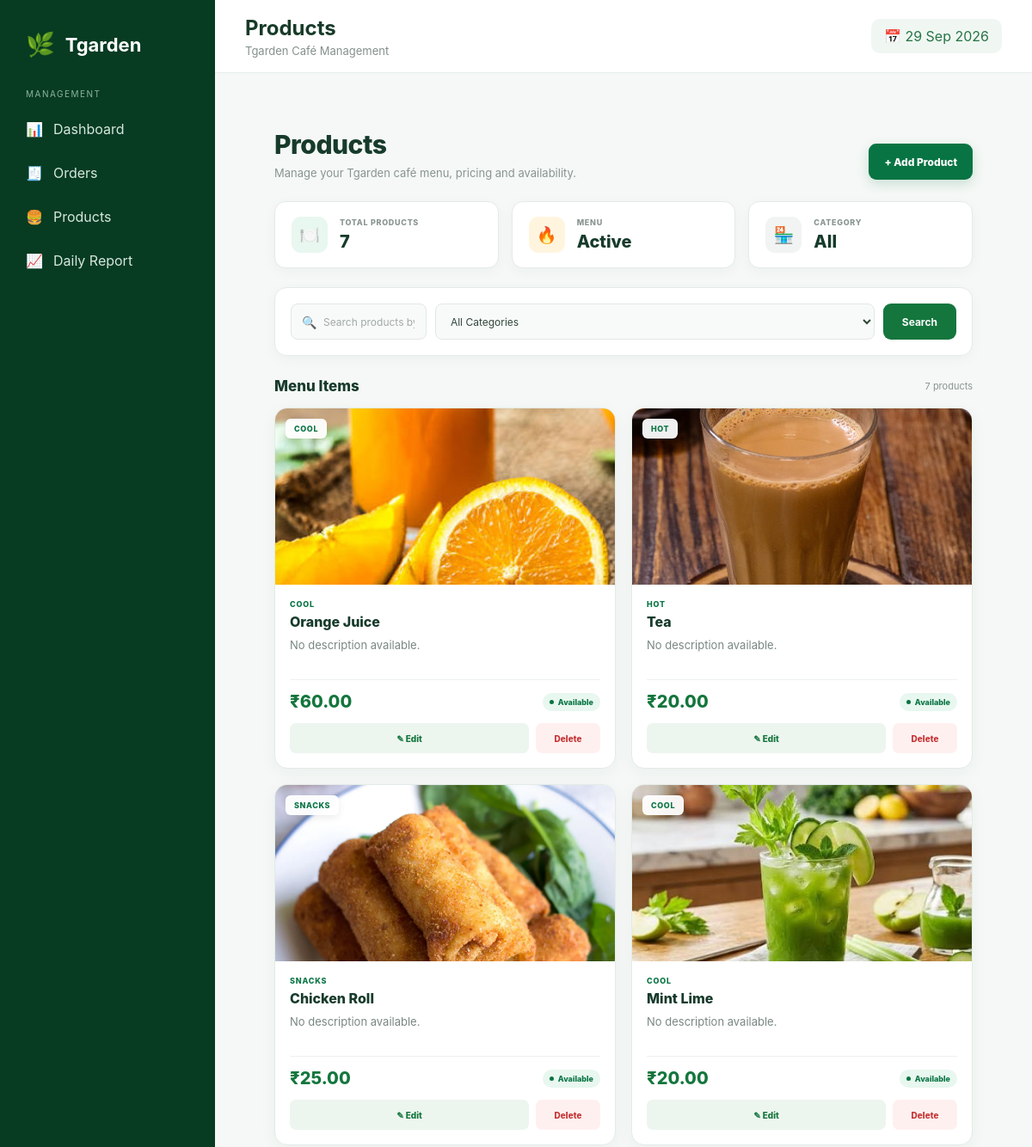
The page /staff/products/ (signed in, upper part) on the database as committed earlier.
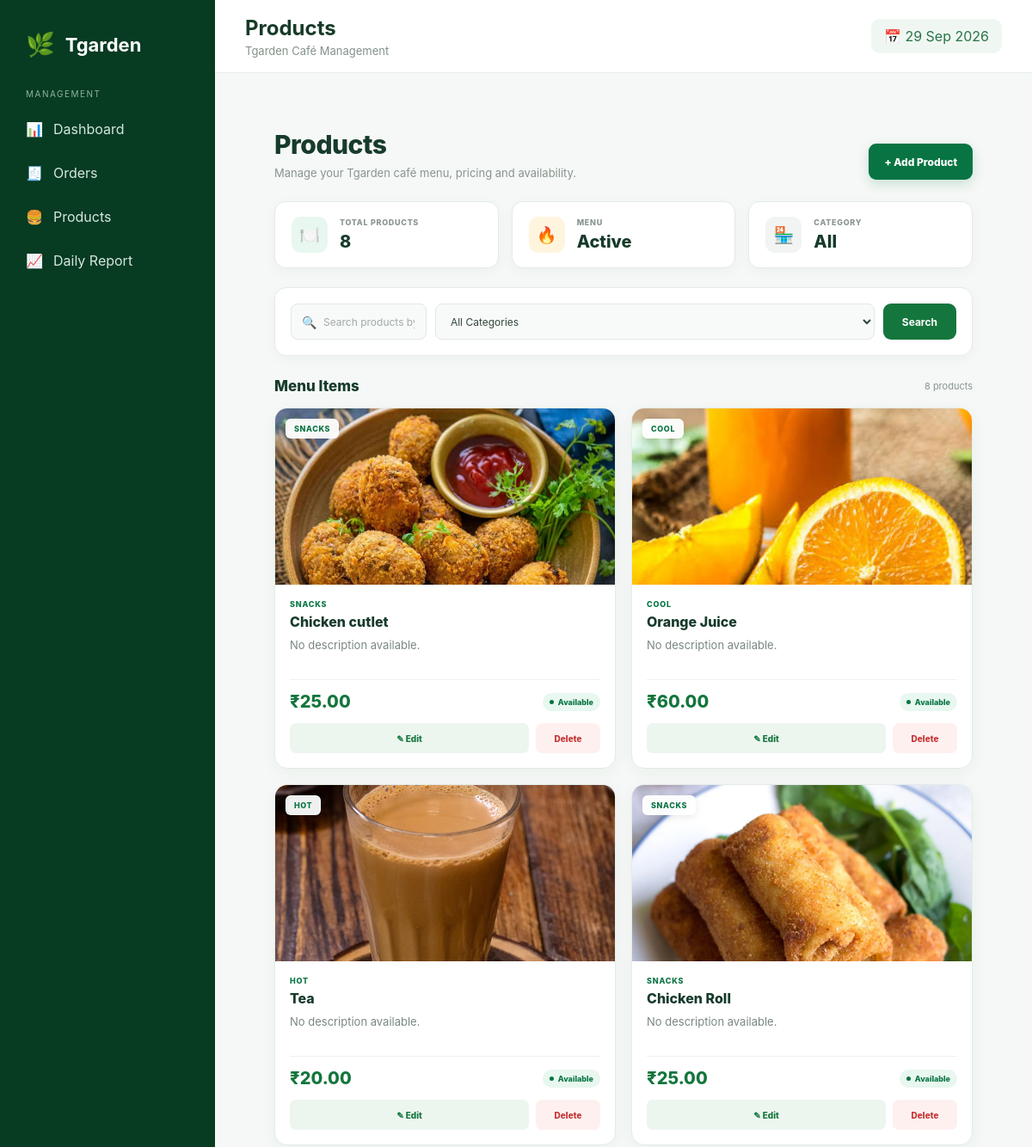
The same page on the database as committed later.
### cafe/models.py (models this page shows, shortened)
class Product(models.Model):
    CATEGORY_CHOICES = [
        ("HOT", "Hot"),
        ("COOL", "Cool"),
        ("SNACKS", "Snacks"),
    ]
    name = models.CharField(
        max_length=200
    )
    description = models.TextField(
        blank=True
    )
    price = models.DecimalField(
        max_digits=10,
        decimal_places=2
    )
    image = models.ImageField(
        upload_to="products/",
        blank=True,
        null=True
    )
    category = models.CharField(
        max_length=20,
        choices=CATEGORY_CHOICES,
        default="SNACKS"
    )
    is_available = models.BooleanField(
        default=True
    )
    created_at = models.DateTimeField(
        auto_now_add=True
    )
    class Meta:
        ordering = ["-created_at"]

### staff/views.py (the view)
@staff_required
def products(request):
    products = Product.objects.all().order_by(
        "-created_at"
    )
    search = request.GET.get("search")
    category = request.GET.get("category")
    if search:
        products = products.filter(
            name__icontains=search
        )
    if category:
        products = products.filter(
            category=category
        )
    return render(
        request,
        "staff/products.html",
        {
            "products": products,
            "search": search or "",
            "category": category or "",
        }
    )

### staff/views.py (called while the page is built)
def is_staff(user):
    return user.is_authenticated and user.is_staff

### staff/templates/staff/products.html (shortened to what this page needs)
{% extends "staff/base.html" %}
{% block page_title %}
Products
{% endblock %}
{% block content %}
<div class="products-page">
    <div class="products-header">
        <div class="products-header-left">
            <h1>
                Products
            </h1>
            <p>
                Manage your Tgarden café menu, pricing and availability.
            </p>
        </div>
        <a
            href="{% url 'staff:add_product' %}"
            class="primary-button"
        >
            + Add Product
        </a>
    </div>
    <div class="product-stats">
        <div class="stat-card">
            <div class="stat-icon green">
                🍽️
            </div>
            <div class="stat-text">
                <small>
                    Total Products
                </small>
                <strong>
                    {{ products|length }}
                </strong>
            </div>
        </div>
        <div class="stat-card">
            <div class="stat-icon orange">
                🔥
            </div>
            <div class="stat-text">
                <small>
                    Menu
                </small>
                <strong>
                    Active
                </strong>
            </div>
        </div>
        <div class="stat-card">
            <div class="stat-icon gray">
                🏪
            </div>
            <div class="stat-text">
                <small>
                    Category
                </small>
                <strong>
                    {% if category %}
                        {{ category }}
                    {% else %}
                        All
                    {% endif %}
                </strong>
            </div>
        </div>
    </div>
    <div class="search-card">
        <form
            method="GET"
            class="search-form"
        >
            <div class="search-input-wrapper">
                <span class="search-input-icon">
                </span>
                <input
                    type="text"
                    name="search"
                    value="{{ search }}"
                    placeholder="Search products by name or description..."
                >
            </div>
            <select name="category">
                <option value="">
                    All Categories
                </option>
            </select>
            <button
                type="submit"
                class="search-button"
            >
                Search
            </button>
        </form>
    </div>
    <div class="products-section-header">
        <h2>
            Menu Items
        </h2>
        <span>
            {% if products %}
                {{ products|length }} product{{ products|length|pluralize }}
            {% else %}
                0 products
            {% endif %}
        </span>
    </div>
    <div class="product-grid">
        {% for product in products %}
        <div class="product-card">
            <div class="product-image">
                {% if product.image %}
                    <img
                        src="{{ product.image.url }}"
                        alt="{{ product.name }}"
                    >
                {% else %}
                    <div class="no-image">
                        🍽️
                    </div>
                {% endif %}
                <span class="category-badge">
                    {{ product.category }}
                </span>
            </div>
            <div class="product-info">
                <div class="product-category">
                    {{ product.category }}
                </div>
                <h3>
                    {{ product.name }}
                </h3>
                <p class="product-description">
                    {% if product.description %}
                        {{ product.description|truncatewords:12 }}
                    {% else %}
                        No description available.
                    {% endif %}
                </p>
                <div class="product-bottom">
                    <strong class="product-price">
                        ₹{{ product.price|floatformat:2 }}
                    </strong>
                    {% if product.is_available %}
                        <span class="available">
                            Available
                        </span>
                    {% else %}
                        <span class="unavailable">
                            Unavailable
                        </span>
                    {% endif %}
                </div>
                <div class="product-actions">
                    <a
                        href="{% url 'staff:edit_product' product.id %}"
                        class="edit-button"
                    >
                        ✎ Edit
                    </a>
                    <form
                        method="POST"
                        action="{% url 'staff:delete_product' product.id %}"
                        class="delete-form"
                    >
                        <button
                            type="submit"
                            class="delete-button"
                            onclick="return confirm('Are you sure you want to delete {{ product.name }}?')"
                        >
                            Delete
                        </button>
                    </form>
                </div>
            </div>
        </div>
        {% endfor %}
    </div>
</div>
{% endblock %}

### staff/templates/staff/base.html (shortened to what this page needs)
{% load static %}
<!DOCTYPE html>
<html>
<head>
    <link
        rel="stylesheet"
        href="{% static 'staff/css/staff.css' %}"
    >
</head>
<body>
<div class="staff-layout">
    <aside class="sidebar">
        <div class="sidebar-logo">
            <span>
                🌿
            </span>
            <strong>
                Tgarden
            </strong>
        </div>
        <div class="sidebar-label">
            MANAGEMENT
        </div>
        <a
            href="{% url 'staff:dashboard' %}"
            class="sidebar-link"
        >
            📊
            <span>Dashboard</span>
        </a>
        <a
            href="{% url 'staff:orders' %}"
            class="sidebar-link"
        >
            🧾
            <span>Orders</span>
        </a>
        <a
            href="{% url 'staff:products' %}"
            class="sidebar-link"
        >
            🍔
            <span>Products</span>
        </a>
        <a
            href="{% url 'staff:daily_report' %}"
            class="sidebar-link"
        >
            📈
            <span>Daily Report</span>
        </a>
    </aside>
    <main class="staff-main">
        <header class="staff-header">
            <div>
                <h2>
                    {% block page_title %}{% endblock %}
                </h2>
                <p>
                    Tgarden Café Management
                </p>
            </div>
            <div class="header-date">
                📅 {% now "d M Y" %}
            </div>
        </header>
        <div class="staff-content">
            {% block content %}
            {% endblock %}
        </div>
    </main>
</div>
</body>
</html>

### staff/static/staff/css/staff.css (style rules this page uses)
* { box-sizing: border-box; }
body { margin: 0; font-family: Inter, Arial, sans-serif; background: #f5f8f6; color: #173b28; }
.staff-layout { min-height: 100vh; display: flex; }
.sidebar { width: 250px; background: #073b22; color: white; padding: 25px 15px; position: fixed; top: 0; bottom: 0; left: 0; display: flex; flex-direction: column; }
.sidebar-logo { display: flex; align-items: center; gap: 12px; padding: 10px 15px 35px; font-size: 22px; }
.sidebar-logo span { font-size: 27px; }
.sidebar-label { font-size: 10px; letter-spacing: 1.5px; color: #8eb59e; padding: 0 15px 12px; }
.sidebar-link { display: flex; gap: 12px; align-items: center; padding: 13px 15px; margin-bottom: 5px; border-radius: 10px; color: #d5e8dc; text-decoration: none; }
.staff-main { margin-left: 250px; width: calc(100% - 250px); }
.staff-header { height: 85px; background: white; border-bottom: 1px solid #e6eee9; padding: 18px 35px; display: flex; align-items: center; justify-content: space-between; }
.staff-header h2 { margin: 0; }
.staff-header p { margin: 4px 0 0; color: #849189; font-size: 13px; }
.header-date { background: #f0f7f2; padding: 10px 15px; border-radius: 10px; color: #287447; }
.staff-content { padding: 35px; }
.stat-card { background: white; border-radius: 16px; padding: 22px; display: flex; gap: 15px; align-items: center; box-shadow: 0 4px 20px rgba(20,80,40,.05); }
.stat-card strong { display: block; font-size: 28px; margin-top: 5px; }
.stat-icon { width: 50px; height: 50px; border-radius: 13px; display: flex; align-items: center; justify-content: center; font-size: 22px; }
.stat-icon.green { background: #e7f6ec; }
.stat-icon.orange { background: #fff2df; }
.primary-button { display: inline-block; background: #14763d; color: white; padding: 13px 20px; border-radius: 10px; text-decoration: none; border: none; font-weight: 700; cursor: pointer; }
.search-card { background: white; padding: 18px; border-radius: 15px; margin-bottom: 25px; }
.search-card form { display: flex; gap: 10px; }
.search-card input, .search-card select { padding: 12px 15px; border: 1px solid #dce8df; border-radius: 9px; outline: none; }
.search-card input { flex: 1; }
.search-card button { background: #14763d; color: white; border: none; padding: 12px 22px; border-radius: 9px; cursor: pointer; font-weight: 700; }
.product-grid { display: grid; grid-template-columns: repeat(3, 1fr); gap: 20px; }
.product-card { background: white; border-radius: 18px; overflow: hidden; box-shadow: 0 5px 20px rgba(20,80,40,.06); }
.product-image { height: 190px; background: #edf5ef; }
.product-image img { width: 100%; height: 100%; object-fit: cover; }
.product-info { padding: 20px; }
.product-category { color: #188044; font-size: 11px; font-weight: 800; text-transform: uppercase; letter-spacing: 1px; }
.product-info h3 { margin: 8px 0; }
.product-info p { color: #7a8880; font-size: 13px; min-height: 35px; }
.product-bottom { display: flex; justify-content: space-between; align-items: center; margin-top: 15px; }
.product-bottom strong { font-size: 20px; color: #14763d; }
.available { background: #e7f6ec; color: #14763d; padding: 5px 9px; border-radius: 20px; font-size: 11px; }
.product-actions { display: flex; gap: 8px; margin-top: 18px; }
.product-actions a, .product-actions button { flex: 1; text-align: center; padding: 9px; border-radius: 8px; border: none; cursor: pointer; text-decoration: none; background: #edf5ef; color: #14763d; font-weight: 700; }
.product-actions button { background: #fff0f0; color: #c53232; }
.stat-icon { width: 50px; height: 50px; border-radius: 14px; display: flex; align-items: center; justify-content: center; font-size: 22px; flex-shrink: 0; }
.stat-icon.green { background: #e8f7ee; }
.stat-icon { width: 50px; height: 50px; flex-shrink: 0; display: flex; align-items: center; justify-content: center; border-radius: 12px; font-size: 21px; font-weight: 800; }

Rows that differ between the two databases and show on the page:
no longer on this page (row unchanged): Product: image (picture), category "COOL", name "Mint Lime", description "No description available.", price "20.00", is_available "Available"
added Product: image (picture), category "SNACKS", name "Chicken cutlet", description "No description available.", price "25.00", is_available "Available"
Other text that changed with them:
{{ products|length }}: "7" → "8"
